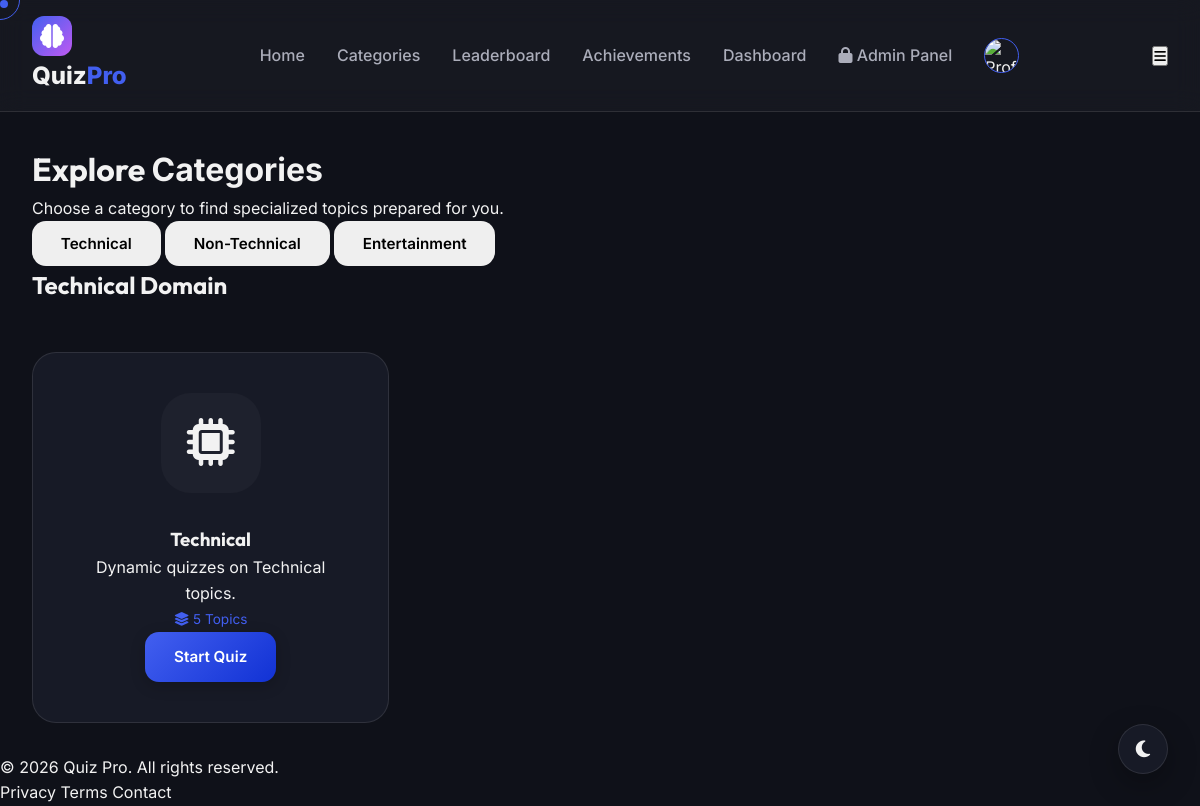
The page /quizzes/ (signed in) on the database its author committed.
### quizzes/models.py (models this page shows, shortened)
class Category(models.Model):
    CATEGORY_TYPES = (
        ('technical', 'Technical'),
        ('non-technical', 'Non-Technical'),
        ('entertainment', 'Entertainment'),
    )
    name_en = models.CharField(max_length=100)
    name_ta = models.CharField(max_length=100)
    description = models.TextField(blank=True)
    category_type = models.CharField(max_length=20, choices=CATEGORY_TYPES, default='technical')
    icon = models.ImageField(upload_to='categories/', null=True, blank=True)
    created_at = models.DateTimeField(auto_now_add=True)
    class Meta:
        verbose_name_plural = "Categories"

### quizzes/views.py (the view)
# urls.py: path('', views.category_list, name='category_list'),
def category_list(request):
    technical_categories = Category.objects.filter(category_type='technical')
    non_technical_categories = Category.objects.filter(category_type='non-technical')
    entertainment_categories = Category.objects.filter(category_type='entertainment')
    return render(request, 'quizzes/category_list.html', {
        'technical_categories': technical_categories,
        'non_technical_categories': non_technical_categories,
        'entertainment_categories': entertainment_categories
    })

### templates/quizzes/category_list.html (shortened to what this page needs)
{% extends 'base.html' %}
{% load static %}
{% block content %}
<div class="container py-5">
    <div class="section-header mb-5">
        <h1>Explore <span>Categories</span></h1>
        <p class="text-muted">Choose a category to find specialized topics prepared for you.</p>
    </div>
    <div class="category-tabs text-center mb-5">
        <button class="btn btn-outline-primary active magnetic" id="tab-technical"
            onclick="switchTab('technical')">Technical</button>
        <button class="btn btn-outline-primary magnetic" id="tab-non-technical"
            onclick="switchTab('non-technical')">Non-Technical</button>
        <button class="btn btn-outline-primary magnetic" id="tab-entertainment"
            onclick="switchTab('entertainment')">Entertainment</button>
    </div>
    <div id="content-technical" class="category-section">
        <h2 class="mb-4 text-center">Technical Domain</h2>
        <div class="card-grid">
            {% for category in technical_categories %}
            <div class="card category-card" data-aos="fade-up">
                <div class="category-img">
                    {% if category.icon %}
                    <img src="{{ category.icon.url }}" alt="{{ category.name_en }}">
                    {% else %}
                    <div class="placeholder-icon"><i class="fas fa-microchip"></i></div>
                    {% endif %}
                </div>
                <h3>{{ category.name_en }}</h3>
                <p>{{ category.description|truncatewords:15 }}</p>
                <div class="category-meta mb-4">
                    <span class="badge"><i class="fas fa-layer-group"></i> {{ category.subcategories.count }}
                        Topics</span>
                </div>
                <a href="{% url 'subcategory_list' category.id %}" class="btn btn-primary w-100 magnetic">Start Quiz</a>
            </div>
            {% empty %}
            <div class="col-12 text-center">
                <p>No technical categories found.</p>
            </div>
            {% endfor %}
        </div>
    </div>
</div>
{% endblock %}

### static/css/style.css (style rules this page uses)
:root { --primary-h: 230; --primary-s: 85%; --primary-l: 60%; --primary: hsl(var(--primary-h), var(--primary-s), var(--primary-l)); --primary-dark: hsl(var(--primary-h), var(--primary-s), 45%); --primary-light: hsl(var(--primary-h), var(--primary-s), 75%); --accent: hsl(280, 85%, 65%); --bg-dark: hsl(230, 25%, 8%); --bg-card: hsl(230, 25%, 12%); --bg-card-hover: hsl(230, 25%, 16%); --text-main: hsl(0, 0%, 95%); --text-muted: hsl(230, 10%, 70%); --border: hsl(230, 20%, 20%); --glass: rgba(255, 255, 255, 0.03); --glass-border: rgba(255, 255, 255, 0.1); --shadow-sm: 0 2px 4px rgba(0, 0, 0, 0.1); --shadow-md: 0 4px 12px rgba(0, 0, 0, 0.2); --shadow-lg: 0 10px 30px rgba(0, 0, 0, 0.3); --radius-sm: 8px; --radius-md: 14px; --radius-lg: 24px; --transition: all 0.3s cubic-bezier(0.4, 0, 0.2, 1); }
* { margin: 0; padding: 0; box-sizing: border-box; font-family: 'Inter', sans-serif; }
body { background-color: var(--bg-dark); color: var(--text-main); line-height: 1.6; overflow-x: hidden; transition: var(--transition); }
h1, h2, h3, h4, h5, h6 { font-family: 'Outfit', sans-serif; font-weight: 700; }
a { text-decoration: none; color: inherit; transition: var(--transition); }
.btn { padding: 0.8rem 1.8rem; border-radius: var(--radius-md); font-weight: 600; cursor: pointer; border: none; display: inline-flex; align-items: center; gap: 0.6rem; font-size: 0.95rem; }
.btn-primary { background: linear-gradient(135deg, var(--primary), var(--primary-dark)); color: white; box-shadow: 0 4px 15px rgba(0, 0, 0, 0.2); }
.card-grid { display: grid; grid-template-columns: repeat(auto-fill, minmax(300px, 1fr)); gap: 2rem; margin-top: 3rem; }
.card { background: var(--bg-card); border: 1px solid var(--glass-border); padding: 2rem; border-radius: var(--radius-lg); transition: var(--transition); position: relative; overflow: hidden; }
.card::before { content: ''; position: absolute; top: 0; left: 0; width: 6px; height: 100%; background: var(--primary); opacity: 0; transition: var(--transition); }
.magnetic { display: inline-block; transition: transform 0.3s cubic-bezier(0.23, 1, 0.32, 1); }
.btn, .card, .nav-link, .logo { position: relative; transition: var(--transition); }
body { cursor: none; }
a, button { cursor: none !important; }

### templates/quizzes/category_list.html (style rules this page uses)
.category-card { text-align: center; transition: transform 0.3s ease, box-shadow 0.3s ease; padding: 2.5rem; }
.category-img { width: 100px; height: 100px; margin: 0 auto 2rem; background: var(--glass); border-radius: 30px; display: flex; align-items: center; justify-content: center; font-size: 3rem; }
.badge { background: rgba(var(--primary-rgb), 0.1); color: var(--primary); padding: 0.5rem 1rem; border-radius: 50px; font-size: 0.85rem; }

### rows shown on the page
Category: name_en "Technical", description "Dynamic quizzes on Technical topics.", subcategories.count "5"
